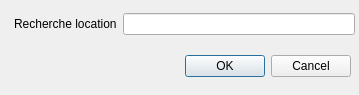
<?xml version="1.0" encoding="UTF-8"?>
<ui version="4.0">
 <class>FenRechercherLocation</class>
 <widget class="QDialog" name="FenRechercherLocation">
  <property name="geometry">
   <rect>
    <x>0</x>
    <y>0</y>
    <width>359</width>
    <height>95</height>
   </rect>
  </property>
  <property name="windowTitle">
   <string>Dialog</string>
  </property>
  <widget class="QDialogButtonBox" name="buttonBox">
   <property name="geometry">
    <rect>
     <x>10</x>
     <y>50</y>
     <width>341</width>
     <height>32</height>
    </rect>
   </property>
   <property name="orientation">
    <enum>Qt::Horizontal</enum>
   </property>
   <property name="standardButtons">
    <set>QDialogButtonBox::Cancel|QDialogButtonBox::Ok</set>
   </property>
  </widget>
  <widget class="QWidget" name="gridLayoutWidget">
   <property name="geometry">
    <rect>
     <x>14</x>
     <y>9</y>
     <width>341</width>
     <height>31</height>
    </rect>
   </property>
   <layout class="QGridLayout" name="gridLayout">
    <item row="0" column="0">
     <widget class="QLabel" name="rechercheLocation">
      <property name="text">
       <string>Recherche location</string>
      </property>
     </widget>
    </item>
    <item row="0" column="1">
     <widget class="QLineEdit" name="rechercheLocationEdit"/>
    </item>
   </layout>
  </widget>
 </widget>
 <resources/>
 <connections>
  <connection>
   <sender>buttonBox</sender>
   <signal>accepted()</signal>
   <receiver>FenRechercherLocation</receiver>
   <slot>accept()</slot>
   <hints>
    <hint type="sourcelabel">
     <x>248</x>
     <y>254</y>
    </hint>
    <hint type="destinationlabel">
     <x>157</x>
     <y>274</y>
    </hint>
   </hints>
  </connection>
  <connection>
   <sender>buttonBox</sender>
   <signal>rejected()</signal>
   <receiver>FenRechercherLocation</receiver>
   <slot>reject()</slot>
   <hints>
    <hint type="sourcelabel">
     <x>316</x>
     <y>260</y>
    </hint>
    <hint type="destinationlabel">
     <x>286</x>
     <y>274</y>
    </hint>
   </hints>
  </connection>
 </connections>
</ui>
